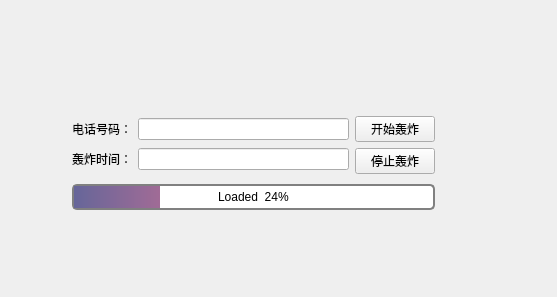
<?xml version="1.0" encoding="UTF-8"?>
<ui version="4.0">
 <class>emailBangPlay</class>
 <widget class="QWidget" name="emailBangPlay">
  <property name="geometry">
   <rect>
    <x>0</x>
    <y>0</y>
    <width>557</width>
    <height>297</height>
   </rect>
  </property>
  <property name="windowTitle">
   <string>短信轰炸鸡</string>
  </property>
  <widget class="QWidget" name="layoutWidget">
   <property name="geometry">
    <rect>
     <x>72</x>
     <y>112</y>
     <width>363</width>
     <height>103</height>
    </rect>
   </property>
   <layout class="QVBoxLayout" name="verticalLayout_3">
    <item>
     <layout class="QHBoxLayout" name="horizontalLayout_3">
      <item>
       <layout class="QVBoxLayout" name="verticalLayout_2">
        <item>
         <layout class="QHBoxLayout" name="horizontalLayout">
          <item>
           <widget class="QLabel" name="label">
            <property name="text">
             <string>电话号码：</string>
            </property>
           </widget>
          </item>
          <item>
           <widget class="QLineEdit" name="lineEdit"/>
          </item>
         </layout>
        </item>
        <item>
         <layout class="QHBoxLayout" name="horizontalLayout_2">
          <item>
           <widget class="QLabel" name="label_2">
            <property name="text">
             <string>轰炸时间：</string>
            </property>
           </widget>
          </item>
          <item>
           <widget class="QLineEdit" name="lineEdit_2"/>
          </item>
         </layout>
        </item>
       </layout>
      </item>
      <item>
       <layout class="QVBoxLayout" name="verticalLayout">
        <item>
         <widget class="QPushButton" name="beginBang">
          <property name="text">
           <string>开始轰炸</string>
          </property>
         </widget>
        </item>
        <item>
         <widget class="QPushButton" name="stopBang">
          <property name="text">
           <string>停止轰炸</string>
          </property>
         </widget>
        </item>
       </layout>
      </item>
     </layout>
    </item>
    <item>
     <widget class="QProgressBar" name="progressBar">
      <property name="styleSheet">
       <string notr="true">QProgressBar { border: 2px solid grey; border-radius: 5px; background-color: #FFFFFF; text-align: center;}QProgressBar::chunk {background:QLinearGradient(x1:0,y1:0,x2:2,y2:0,stop:0 #666699,stop:1  #DB7093); }</string>
      </property>
      <property name="value">
       <number>24</number>
      </property>
      <property name="format">
       <string>Loaded  %p%</string>
      </property>
     </widget>
    </item>
   </layout>
  </widget>
 </widget>
 <resources/>
 <connections/>
</ui>
